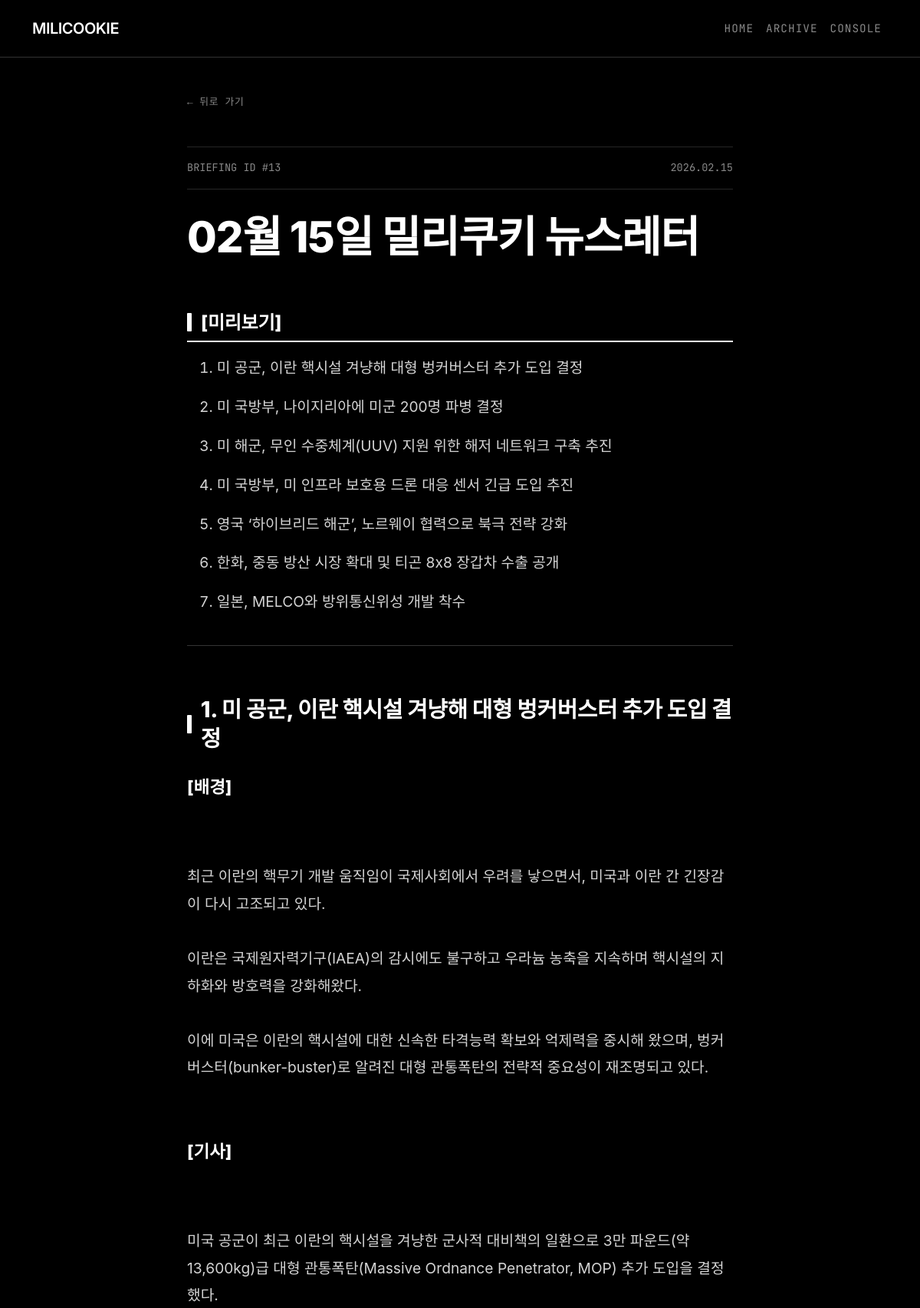
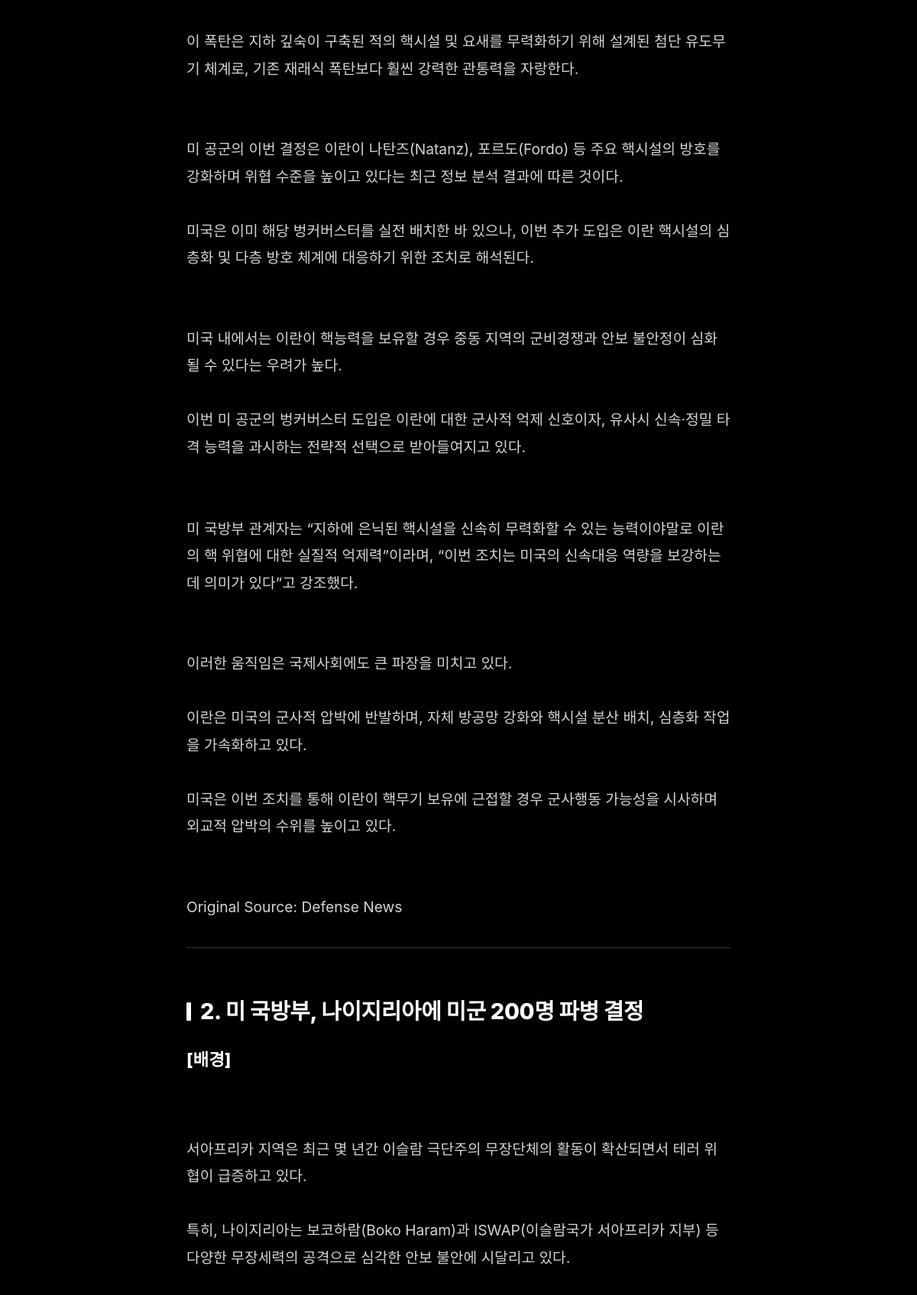
Page /archive/13/ (upper part) on the committed database (2 pictures, top to bottom).
### newsletters/models.py (models this page shows, shortened)
class Newsletter(models.Model):
    title = models.CharField(max_length=255)
    content = models.TextField(help_text="Full HTML content of the newsletter")
    summary = models.TextField(blank=True, help_text="Short summary for the archive list")
    published_at = models.DateTimeField(auto_now_add=True)
    sent_count = models.IntegerField(default=0, help_text="Number of subscribers this was sent to")
    class Meta:
        ordering = ['-published_at']

### newsletters/views.py (the view)
# urls.py: path('archive/<int:pk>/', NewsletterDetailView.as_view(), name='newsletter_detail'),
class NewsletterDetailView(DetailView):
    model = Newsletter
    template_name = 'newsletter_detail.html'
    context_object_name = 'newsletter'

### templates/newsletter_detail.html (shortened to what this page needs)
{% extends 'base.html' %}
{% block content %}
<div class="container py-5">
    <div class="detail-container">
        <div class="nav-utils">
            <a href="{% url 'archive' %}">뒤로 가기</a>
        </div>
        <header class="article-header">
            <div class="article-meta-top">
                <span>Briefing ID #{{ newsletter.id }}</span>
                <span>{{ newsletter.published_at|date:"Y.m.d" }}</span>
            </div>
            <h1 class="article-title">{{ newsletter.title }}</h1>
        </header>
        <article class="newsletter-content">
            {{ newsletter.content|safe }}
        </article>
    </div>
</div>
{% endblock %}

### templates/base.html (style rules this page uses)
:root { --bg-color: #000000; --surface-color: rgba(17, 17, 17, 0.8); --border-color: #333333; --text-primary: #ffffff; --text-secondary: #888888; --accent-color: #ffffff; }
body { font-family: 'Inter', -apple-system, BlinkMacSystemFont, sans-serif; background-color: var(--bg-color); color: var(--text-primary); line-height: 1.6; -webkit-font-smoothing: antialiased; overflow-x: hidden; }
h1, h2, h3, h4, h5, h6, .navbar-brand { font-family: 'Inter', sans-serif; font-weight: 600; letter-spacing: -0.5px; color: var(--text-primary); }

### templates/newsletter_detail.html (style rules this page uses)
.detail-container { max-width: 760px; margin: 0 auto; padding: 0 1.5rem; }
.nav-utils { margin-bottom: 3rem; font-family: 'JetBrains Mono', monospace; font-size: 0.8rem; letter-spacing: 0.05em; }
.nav-utils a { color: var(--text-secondary); text-decoration: none; transition: color 0.2s; display: inline-flex; align-items: center; }
.nav-utils a::before { content: '←'; margin-right: 8px; }
.article-header { margin-bottom: 4rem; text-align: left; }
.article-meta-top { border-top: 1px solid rgba(255,255,255,0.15); border-bottom: 1px solid rgba(255,255,255,0.15); padding: 1rem 0; margin-bottom: 2rem; display: flex; justify-content: space-between; align-items: center; color: var(--text-secondary); font-family: 'JetBrains Mono', monospace; font-size: 0.85rem; text-transform: uppercase; }
.article-title { font-size: clamp(2.5rem, 5vw, 3.5rem); font-weight: 800; line-height: 1.1; letter-spacing: -0.02em; color: #fff; margin-bottom: 0; }
.newsletter-content { font-size: 1.2rem; color: #d4d4d4; line-height: 1.85; font-family: -apple-system, BlinkMacSystemFont, "Pretendard", "Segoe UI", Roboto, "Helvetica Neue", Arial, sans-serif; }
.newsletter-content h1, .newsletter-content h2 { color: #fff; font-weight: 800; font-size: 1.8rem; margin-top: 4rem; margin-bottom: 1.5rem; line-height: 1.3; letter-spacing: -0.01em; display: flex; align-items: center; }
.newsletter-content h1::before, .newsletter-content h2::before { content: ''; display: inline-block; width: 6px; height: 24px; background-color: #fff; margin-right: 12px; border-radius: 1px; }
.newsletter-content span[style*="color: #1a1a1a"] { color: #ffffff !important; }
.newsletter-content h1[style*="color: #1a1a1a"] { color: #ffffff !important; border-bottom-color: #ffffff !important; }
.newsletter-content p { margin-bottom: 1.8em; }
.newsletter-content ul, .newsletter-content ol { margin-bottom: 2em; padding-left: 0; list-style-position: inside; }
.newsletter-content li { margin-bottom: 0.8em; padding-left: 1rem; position: relative; }

### rows in the picture
Newsletter: id "13", published_at "2026.02.15", title "02월 15일 밀리쿠키 뉴스레터", content "[미리보기] 미 공군, 이란 핵시설 겨냥해 대형 벙커버스터 추가 도입 결정 미 국방부, 나이지리아에 미군 200명 파병 결정 미 해군, 무인 수중체계(UUV) 지원 위한 해저 네트워크 구축 추진 미 국방부, 미 인프라 보호용 드론 대응 센서 긴급 도입 추진 영국 ‘하이브리드 해군’, 노르웨이 협력으로 북극 전략 강화 한화, 중동 방산 시장 확대 및 티곤 8x8 장갑차 수출 공개 일본, MELCO와 방위통신위성 개발 착수 1. 미 공군, 이란 핵시설 겨냥해 대형 벙커버스터 추가 도입 결정 [배경] 최근 이란의 핵무기 개발 움직임이 국제사회에서 우려를 낳으면서, 미국과 이란 간 긴장감이 다시 고조되고 있다. 이란은 국제원자력기구(IAEA)의 감시에도 불구하고 우라늄 농축을 지속하며 핵시설의 지하화와 방호력을 강화해왔다. 이에 미국은 이란의 핵시설에 대한 신속한 타격능력 확보와 억제력을 중시해 왔으며, 벙커버스터(bunker-buster)로 알려진 대형 관통폭탄의 전략적 중요성이 재조명되고 있다. [기사] 미국 공군이 최근 이란의 핵시설을 겨냥한 군사적 대비책의 일환으로 3만 파운드(약 13,600kg)급 대형 관통폭탄(Massive Ordnance Penetrator, MOP) 추가 도입을 결정했다. 이 폭탄은 지하 깊숙이 구축된 적의 핵시설 및 요새를 무력화하기 위해 설계된 첨단 유도무기 체계로, 기존 재래식 폭탄보다 훨씬 강력한…"
